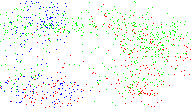
#> input picture test_images/test.png, 192 x 108 px
$ python brainbow.py test_images/test.png
#> lines starting #> are read from the running program, lines starting #| are printed output that depends on the picture
### bbworld.py
""" bbworld.py

# Provides:
    board_from_pic(image):      Converts a 2D array of RGB-tuples to a 2D array of cells (ints)
    pic_from_board(board):      Converts a 2D array of cells (ints) to a 2D array of RGB-tuples
    save_pic(filename, board):  Save a board to the filename as an image.
    load_pic(filename):         Load the image at the filename as a board.
    iterate_board(board):       Returns an iterated copy of 'board'
                                (See: iterate_cell)
"""

from cell import cell_to_rgb, rgb_to_cell, iterate_cell
import numpy as np
from PIL import Image

def board_from_pic(image):
    """ Given an h*w*3 numpy array 'image',
    return the h*w numpy array 'board'.
    """
    return np.apply_along_axis(rgb_to_cell, 2, image)

# [18 lines left out: functions pic_from_board, save_pic, not called in this run]

def load_pic(filename):
    """ Load an image as a board array from the filename """
#> called with filename = 'test_images/test.png'
    return board_from_pic(np.asarray(Image.open(filename)))
#> in board_from_pic, `return np.apply_along_axis(rgb_to_cell, 2, image)`:
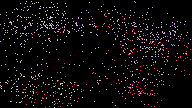
#> returned value: shape (108, 192) int64; 4 distinct labels, from 0 to 3; one colour per label, 0 black

def _get_neighbours(board, x, y, w, h):
    """ Get the 8 orthogonal neighbours of cell x, y from the board.
    w and h are passed as parameters (rather than taken from board.shape)
    because I assumed it'd be faster. I still need to check that.

    Operates on the array as a torus (i.e. wraps on edges)

    ... What? It's a _ function! Let me optimize prematurely if I want to!
    """
    return ((board[y, (x+1)%w], board[y, (x+2)%w]),
            (board[y, (x-1)%w], board[y, (x-2)%w]),
            (board[(y-1)%h, x], board[(y-2)%h, x]),
            (board[(y+1)%h, x], board[(y+2)%h, x]))

def iterate_board(board):
    """ Given the h*w numpy 'board' array, return the once-iterated
    board, iterated according to the brainbow rules.
    (See: cell.iterate_cell),
    """
    # This can be modified to work in-place on board, if that makes it faster.
    # ... But if we wanted speed, we'd write this in C or Rust or something ;)
    board_copy = np.copy(board)
    h, w = board.shape
    for y, row in enumerate(board):
        for x, cell in enumerate(row):
            neighbours = _get_neighbours(board, x, y, w, h)
            board_copy[y,x] = iterate_cell(cell, neighbours)
    return board_copy

### cell.py
""" cell.py

# Provides:
    cell_to_rgb(cell):  Convert, returns a cell to a 3-tuple RGB value
    rgb_to_cell(color): Convert, returns a 3-tuple RGB value to a cell
    rot(cell):          Returns the rotation of a cell (nonstandard)
    dot(cellA, cellB):  Performs the dot of two cells (nonstandard)
    iterate_cell(cell, neighbours):
                        Iterates a cell based on it's 8-closest
                        orthogonal neighbours.
"""

import numpy as np

R = 1
G = 2
B = 3

# [7 lines left out: function cell_to_rgb, not called in this run]

def rgb_to_cell(color):
    """ Returns the cell (int) corresponding to the 3-int RGB tuple. """
    if np.array_equal(color, (255, 255, 255)):
        return 0
    elif np.array_equal(color, (255, 0, 0)):
        return R
    elif np.array_equal(color, (0, 255, 0)):
        return G
    elif np.array_equal(color, (0, 0, 255)):
        return B
    elif np.array_equal(color, (0, 0, 0)):
        return -1

def rot(cell):
    """ Returns the hue rotation of a int cell.
    rot(R) = G, rot(G) = B, rot(B) = R, rot(0) = 0

    # Note:
        rot(S) is written S+,
        S- is defined such that rot(S-) = (S-)+ = S
    """
    if cell == 0:
        return 0
    else:
        return (cell%3)+1

def dot(cellA, cellB):
    """ Performs the dot of two cells
    With R, G, B, defined as above, dot(A,B) = A xor B

    # Function specification:
        For a color S in {0, R, G, B},
        S+ and S- defined in the rot() docstring,
        we can define dot() using this pattern:

            dot(S, S) = 0
            dot(S, 0) = dot(0, S) = S
            dot(S, S+) = dot(S+, S) = S-
            dot(S, S-) = dot(S-, S) = S+

        dot(X, Y) also written X.Y

    # Arguments:
        cell: Integer in {0, R, G, B}

    # Returns:
        An integer {0, R, G, B} representing a cell
    """

    return cellA^cellB

def iterate_cell(cell, neighbours):
    """
    # Arguments:
        cell: Integer in {0, R, G, B}
        neighbours: A 4-tuple; each element is a 2-tuple of cells

    # Returns:
        An integer {0, R, G, B} representing a cell

    # Neighbourhood around cell S:
       .  .  .A2.  .  .
       .  .  .A1.  .  .
       .B2.B1. S.C1.C2.
       .  .  .D1.  .  .
       .  .  .D2.  .  .
    """

    # Result R
    R = 0
    # Outgoing value E
    E = 0

    for A1, A2 in neighbours:
    # Look for incoming or outgoing cells
        if rot(A1) == A2:
            # A1 is incoming
            R = dot(R, A1)
        if rot(cell) == A1:
            #A1 is outgoing, head S
            E = A1
    if R != 0:
        # One or more are indeed incoming; modify result R by original cell
        E = cell

    return dot(R, E)

### brainbow.py
import argparse
from bbworld import save_pic, load_pic, iterate_board

def _save_iteration(savename, save_board, iteration, max_iterations):
    if (savename):
        filename = savename[0]
        num_digits = len(str(max_iterations))
        filename += "_" + str(iteration).zfill(num_digits) + ".png"
        save_pic(save_board, filename)


def run(loadname, iterations, savename):
    #main(args.loadpic, args.iterate, args.print, args.printonce, ags.savepic)
    board = load_pic(loadname[0])

    # num_iterations defaults to 1 if it isn't defined
    num_iterations = 1
    if (iterations):
        num_iterations = iterations[0]

    # Iterate
    for ii in range(0 ,num_iterations):
        _save_iteration(savename, board, ii, num_iterations)
        board = iterate_board(board)
#> this loop made 1 pass
#> pass 1, in run, `board = iterate_board(board)`:
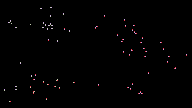
#> board: shape (108, 192) int64; 4 distinct labels, from 0 to 3; one colour per label, 0 black
    _save_iteration(savename, board, num_iterations, num_iterations)

def main():
    parser = argparse.ArgumentParser(description='A weird RGB cellular automata')
    parser.add_argument("loadpic",
                        help="Load an image of the board from a filename",
                        type=str, nargs=1)
    parser.add_argument("--savepic","-s",
                        help="save an image to the directory, appended _xxx.png",
                        type=str, nargs=1)
    parser.add_argument("--iterate","-i",
                        help="iterate n times. Default 1.",
                        type=int, nargs=1)

    args = parser.parse_args()
    run(args.loadpic, args.iterate, args.savepic)


if __name__ == '__main__':
    main()
